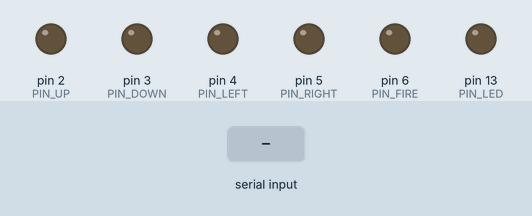
This sketch was run on a simulated Arduino Nano, built with avr-gcc and run on an emulated ATmega328P. On the bench: output pins drawn as LEDs (lit = HIGH). Inputs (shaded band) come from the test bench.

Above: at 1.2 s.
1.3 s: byte 30 received over Serial
At 2.4 s:
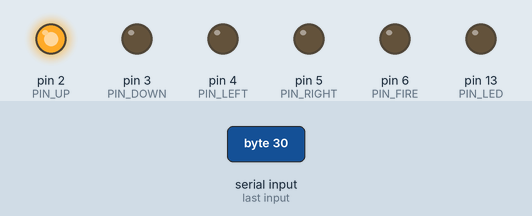
2.8 s: byte 90 received over Serial
At 3.5 s:
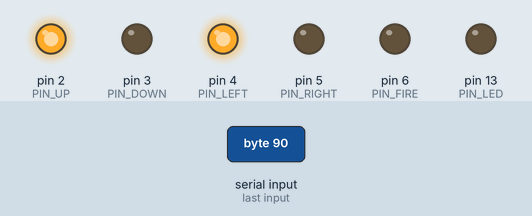
4.3 s: byte 120 received over Serial
At 4.7 s:
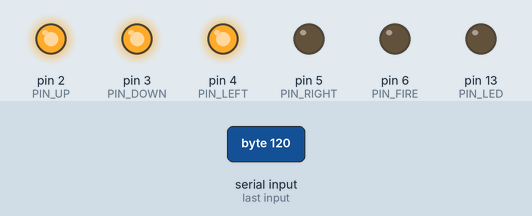
Timing chart, 0 to 7.3 s (numbered marks = the images above; inputs shaded):
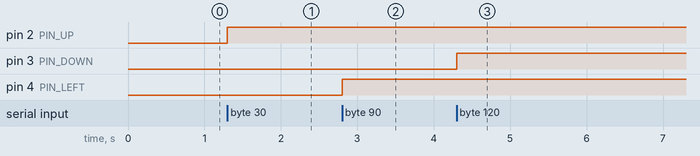

Measured:
- after the input at 1.3 s, pin 2 (PIN_UP): LOW → HIGH at once
- after the input at 2.8 s, pin 4 (PIN_LEFT): LOW → HIGH at once
- after the input at 4.3 s, pin 3 (PIN_DOWN): LOW → HIGH at once

The sketch:

JoystickEmulator.ino
```cpp
// C64 Joystick Emulator for the Arduino Nano

#define PIN_UP    2
#define PIN_DOWN  3
#define PIN_LEFT  4
#define PIN_RIGHT 5
#define PIN_FIRE  6
#define PIN_LED   13

void setup()
{
  pinMode(PIN_UP,   OUTPUT);
  pinMode(PIN_DOWN, OUTPUT);
  pinMode(PIN_LEFT, OUTPUT);
  pinMode(PIN_RIGHT,OUTPUT);
  pinMode(PIN_FIRE, OUTPUT);
  pinMode(PIN_LED,  OUTPUT);

  digitalWrite(PIN_UP,   LOW);
  digitalWrite(PIN_DOWN, LOW);
  digitalWrite(PIN_LEFT, LOW);
  digitalWrite(PIN_RIGHT,LOW);
  digitalWrite(PIN_FIRE, LOW);
  digitalWrite(PIN_LED,  LOW);

  Serial.begin(57600);
}

void loop()
{
   // Wait for a byte
  if (Serial.available())
  {
    digitalWrite(PIN_LED, HIGH);
    byte inByte = Serial.read();
    doJoystick(inByte);
    digitalWrite(PIN_LED, LOW);
  }
  else
  {
    digitalWrite(PIN_LED, LOW);
  }
}

void doJoystick(byte inByte)
{
   bool up    = false;
   bool down  = false;
   bool left  = false;
   bool right = false;
   bool fire  = false;

   if ((inByte | 0xFE) == 0xFE) { up   = true; }
   if ((inByte | 0xFD) == 0xFD) { down = true; }
   if ((inByte | 0xFB) == 0xFB) { left = true; }
   if ((inByte | 0xF7) == 0xF7) { right= true; }
   if ((inByte | 0xEF) == 0xEF) { fire = true; }

   digitalWrite(PIN_UP,   up);
   digitalWrite(PIN_DOWN, down);
   digitalWrite(PIN_LEFT, left);
   digitalWrite(PIN_RIGHT,right);
   digitalWrite(PIN_FIRE, fire);
}
```
